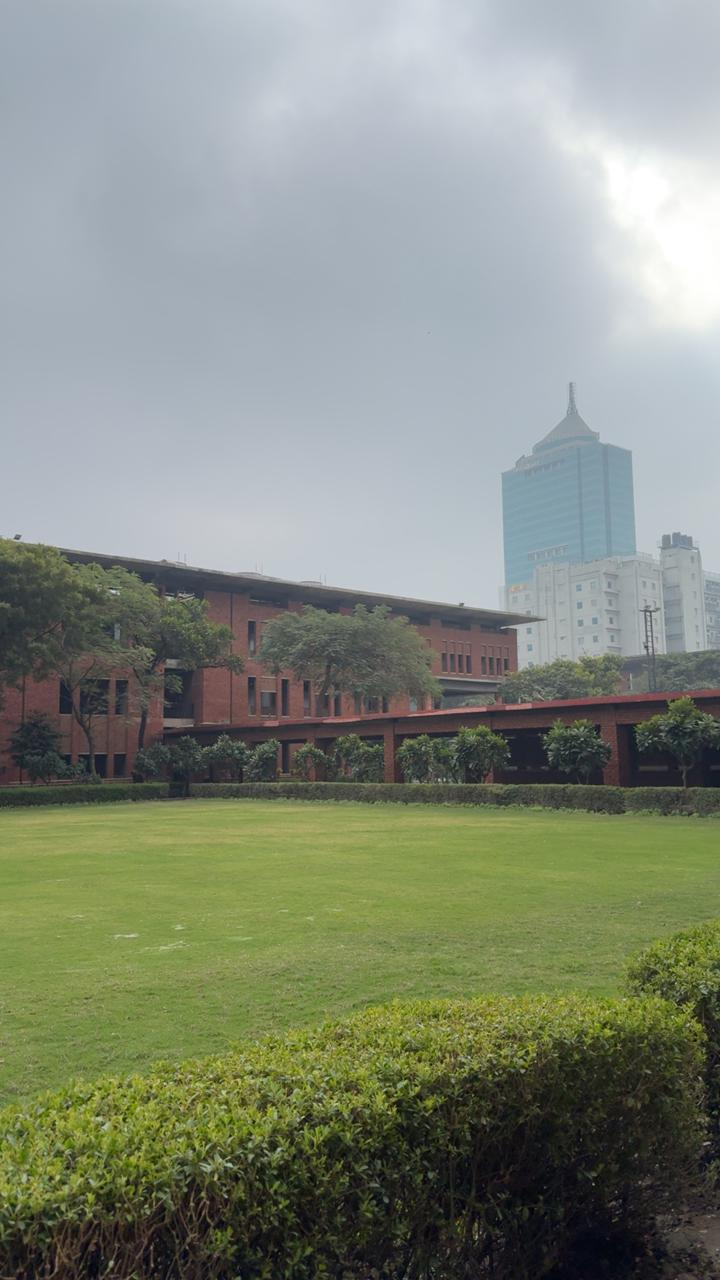
#> input picture Sample Image.jpeg, 720 x 1280 px
$ python -i feature_extractors.py   (imports and definitions only)   (older library calls are emulated)
#> lines starting #> are read from the running program, lines starting #| are printed output that depends on the picture; after the words box and inside, x2 and y2 are one past the last pixel; in counts of white or black regions, pixels touching at a corner belong together
#> further down, picture is the input picture: shape (1280, 720, 3); mean B, G, R 125.3, 139.2, 132.2
"""
Feature Extraction Modules for AirSight

Implements classical image processing techniques to extract visibility degradation features:
1. Contrast Degradation Analysis
2. Edge Attenuation Measurement
3. Color Channel Distortion
4. Dark Channel Prior (Haze Density)
5. Structural Visibility Decay
"""

import numpy as np
import cv2
from scipy import ndimage
from scipy.stats import entropy


class ContrastAnalyzer:
    """Analyzes contrast degradation through histogram spread, entropy, and dynamic range."""

    # [97 lines left out: functions compute_histogram_spread, compute_entropy, compute_dynamic_range, analyze, not called in this run]


class EdgeAnalyzer:
    """Measures edge attenuation using Sobel and Canny edge detection."""

    @staticmethod
    def compute_sobel_edges(image):
        """Computes Sobel edge magnitude."""
        if len(image.shape) == 3:
            gray = cv2.cvtColor(image, cv2.COLOR_BGR2GRAY)
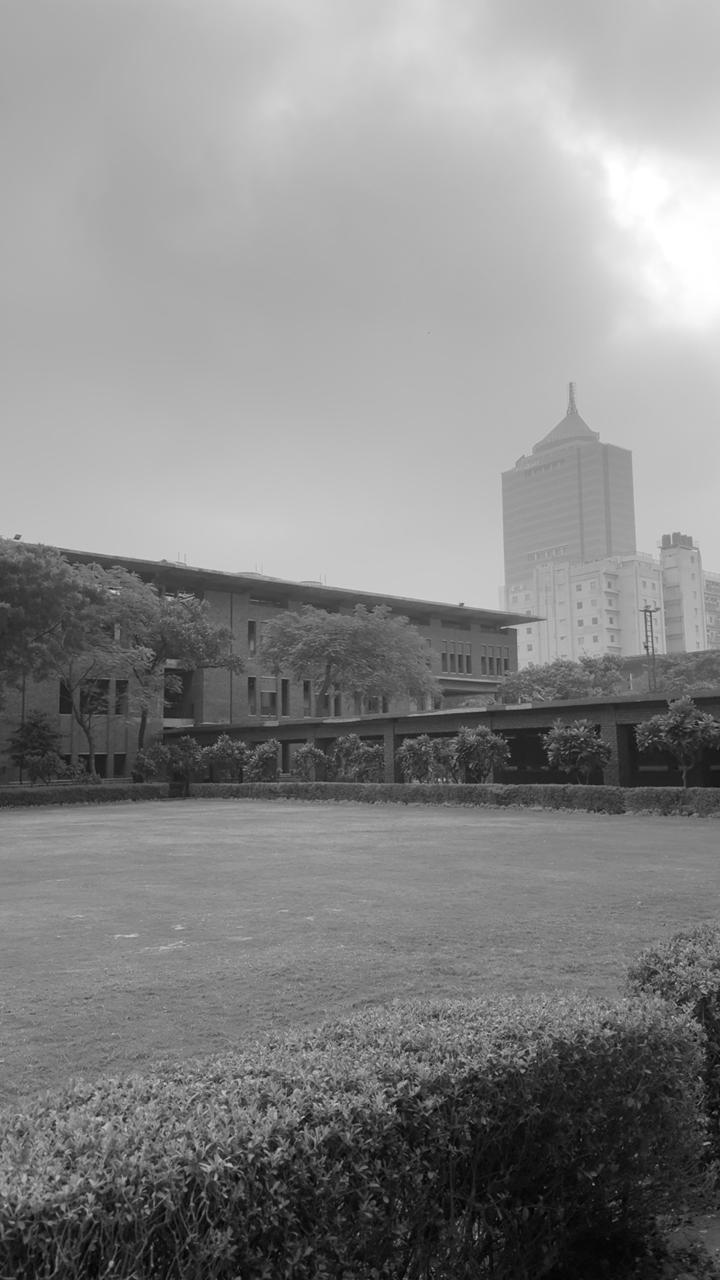
#> gray: shape (1280, 720); min 0, max 255, mean 135.5
        else:
            gray = image.copy()

        # Sobel gradients
        sobel_x = cv2.Sobel(gray, cv2.CV_64F, 1, 0, ksize=3)
        sobel_y = cv2.Sobel(gray, cv2.CV_64F, 0, 1, ksize=3)
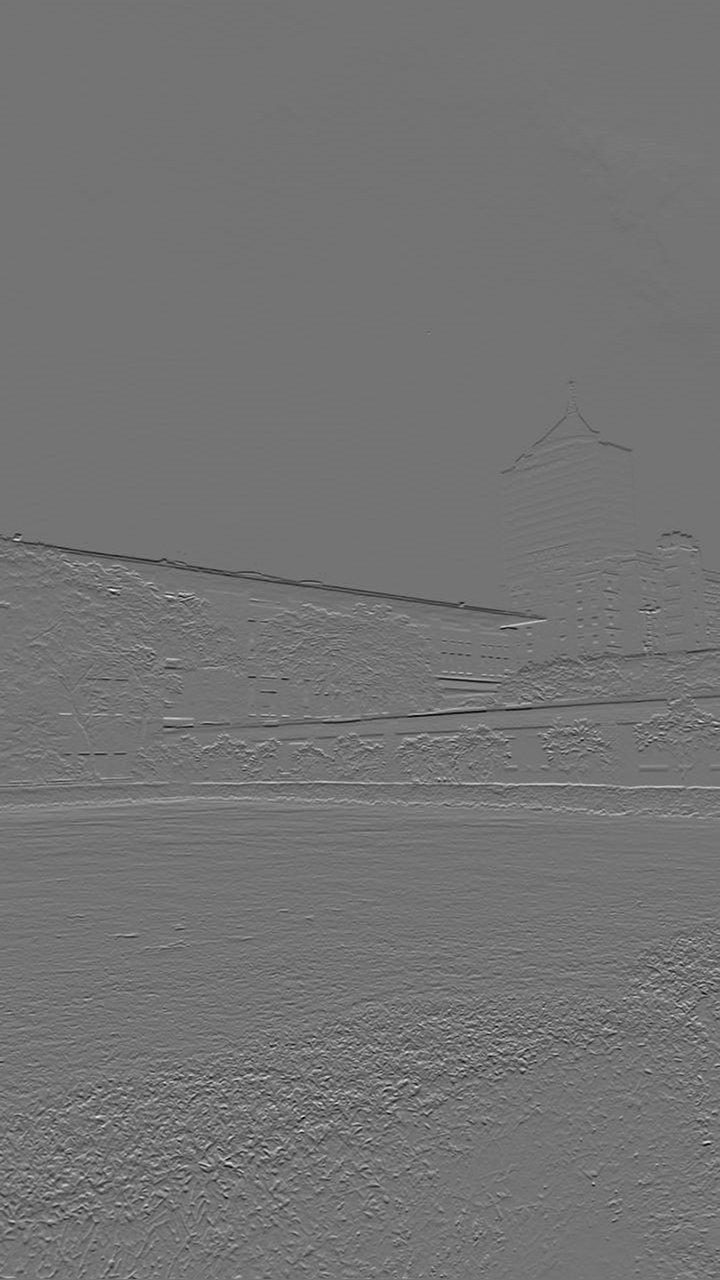
#> sobel_y: shape (1280, 720) float64; min -468, max 559, mean -1; drawn with min black and max white

        # Gradient magnitude
        magnitude = np.sqrt(sobel_x**2 + sobel_y**2)
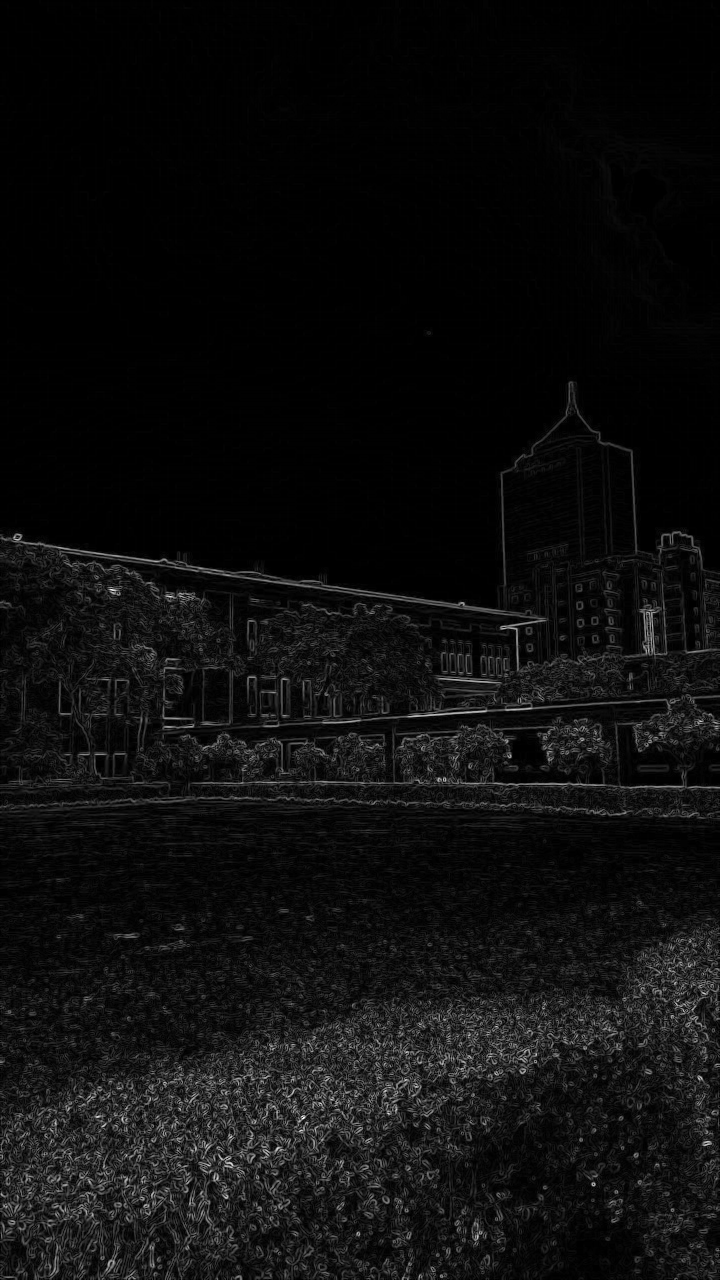
#> magnitude: shape (1280, 720) float64; min 0, max 571.8, mean 32.3; drawn with min black and max white

        return magnitude

    @staticmethod
    def compute_canny_edges(image, low_threshold=50, high_threshold=150):
        """Computes Canny edge map."""
#> called with low_threshold = 50, high_threshold = 150
        if len(image.shape) == 3:
            gray = cv2.cvtColor(image, cv2.COLOR_BGR2GRAY)
        else:
            gray = image.copy()

        edges = cv2.Canny(gray, low_threshold, high_threshold)
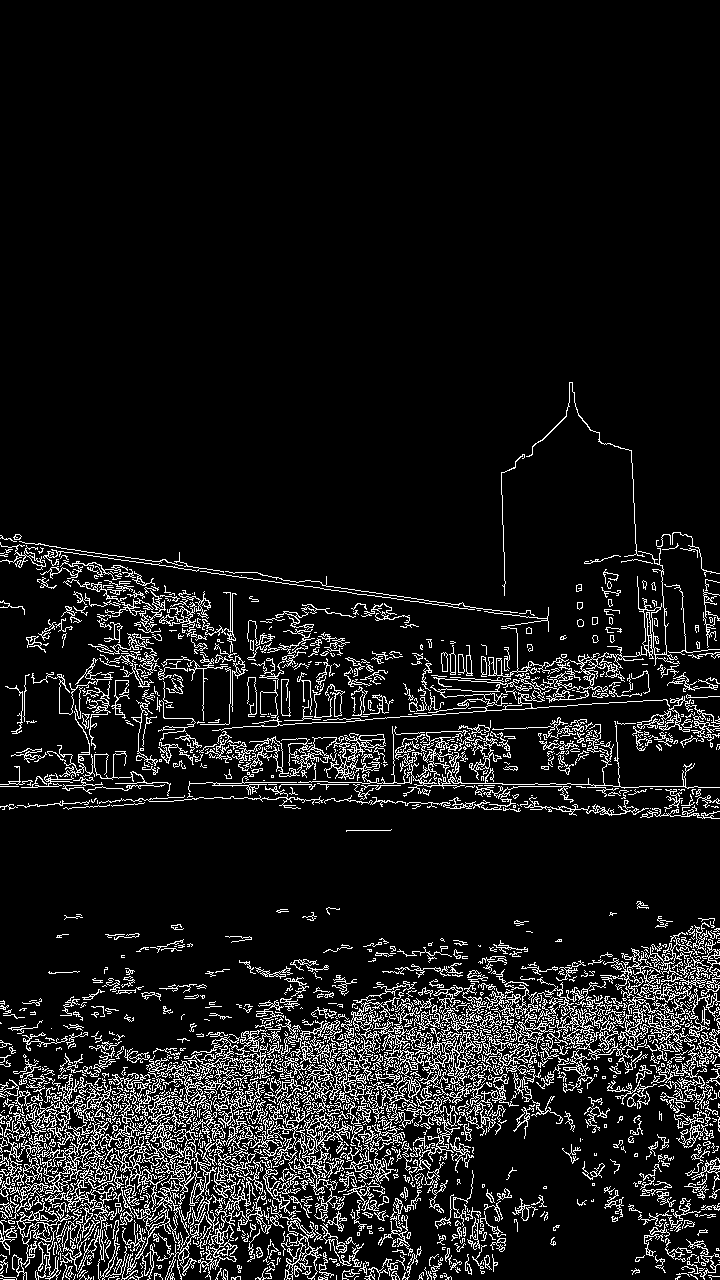
#> edges: shape (1280, 720); 9.4% white in thin lines or dots, all inside (x1, y1, x2, y2) = (0, 382, 720, 1280)
        return edges

    @staticmethod
    def analyze(image):
        """
        Comprehensive edge attenuation analysis.

        Returns:
            dict: Contains edge_strength_score (0-1, higher = better) and edge maps
        """
        sobel_magnitude = EdgeAnalyzer.compute_sobel_edges(image)
        canny_edges = EdgeAnalyzer.compute_canny_edges(image)

        # Edge strength metrics
        mean_magnitude = np.mean(sobel_magnitude)
#> mean_magnitude = 32.28
        max_magnitude = np.max(sobel_magnitude)
#> max_magnitude = 571.8
        edge_density = np.sum(canny_edges > 0) / (canny_edges.shape[0] * canny_edges.shape[1])
#> edge_density = 0.094

        # Normalize mean magnitude (typical range: 0-100, normalize to 0-1)
        normalized_mean_mag = min(mean_magnitude / 100.0, 1.0)
#> normalized_mean_mag = 0.323

        # Normalize max magnitude (typical range: 0-500, normalize to 0-1)
        normalized_max_mag = min(max_magnitude / 500.0, 1.0)
#> normalized_max_mag = 1

        # Edge density is already 0-1

        # Combine metrics
        edge_strength_score = (normalized_mean_mag * 0.4 +
                              normalized_max_mag * 0.3 +
                              edge_density * 0.3)
#> edge_strength_score = 0.457

        return {
            'edge_strength_score': edge_strength_score,
            'mean_magnitude': mean_magnitude,
            'max_magnitude': max_magnitude,
            'edge_density': edge_density,
            'sobel_magnitude': sobel_magnitude,
            'canny_edges': canny_edges
        }


class ColorAnalyzer:
    """Analyzes color channel distortion through RGB separation and variance analysis."""

    # [51 lines left out: function analyze, not called in this run]


class DarkChannelPrior:
    """Implements Dark Channel Prior for haze density estimation."""

    # [43 lines left out: functions compute_dark_channel, analyze, not called in this run]


class StructuralAnalyzer:
    """Analyzes structural visibility decay through texture variance and local structure."""

    # [82 lines left out: functions compute_texture_variance, compute_laplacian_variance, analyze, not called in this run]

>>> import cv2
>>> picture = cv2.imread('../../Sample Image.jpeg')
>>> result = EdgeAnalyzer().analyze(picture)
#> result = 6 items
